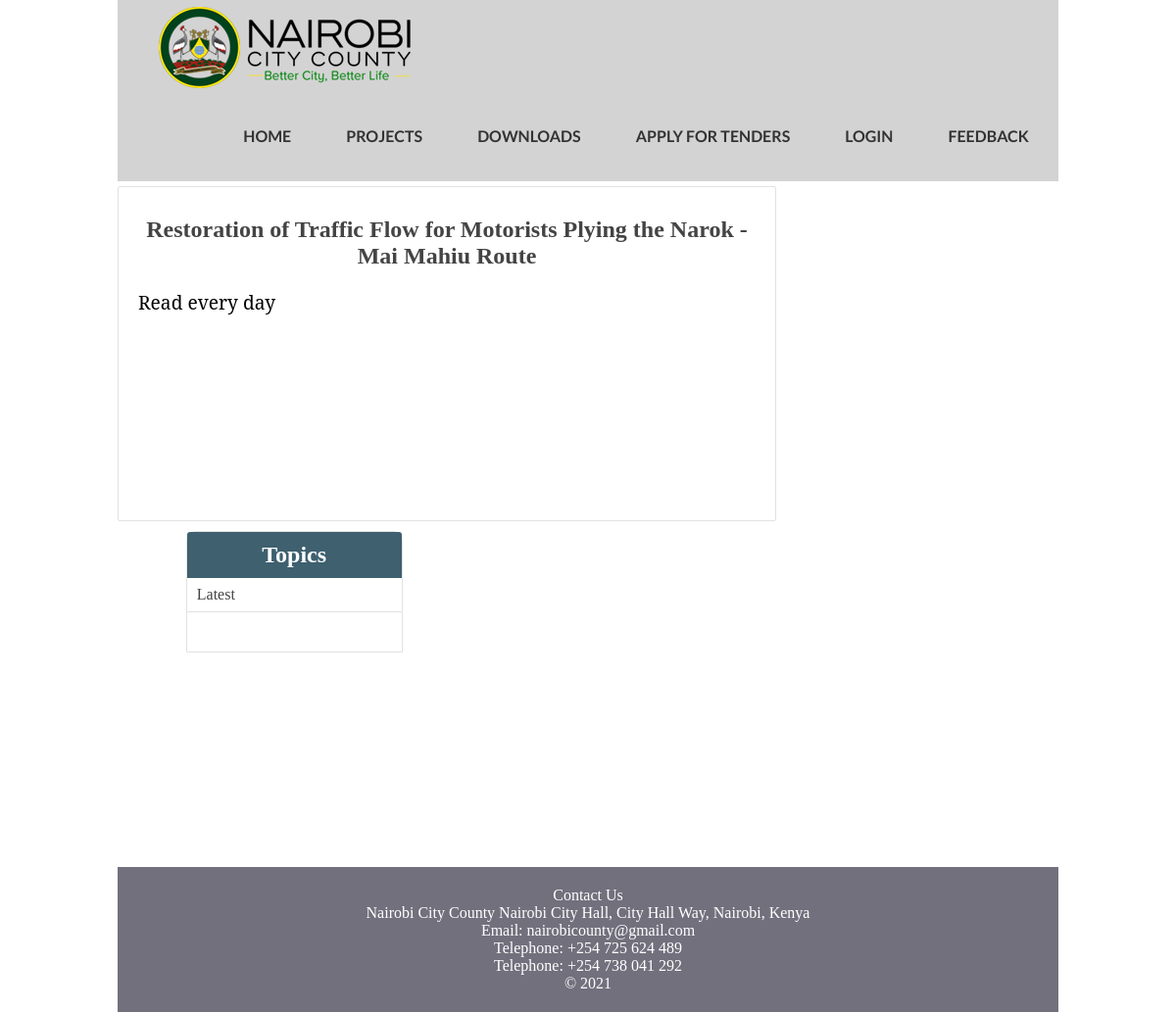
The page /single_posts.php?post-slug=5-habits-that-can-improve-your-life on the database its author committed.
### tables this page shows
CREATE TABLE `posts` (
  `id` int(11) NOT NULL,
  `user_id` int(11) DEFAULT NULL,
  `title` varchar(255) NOT NULL,
  `slug` varchar(255) NOT NULL,
  `views` int(11) NOT NULL DEFAULT 0,
  `image` varchar(255) NOT NULL,
  `body` text NOT NULL,
  `published` tinyint(1) NOT NULL,
  `created_at` timestamp NOT NULL DEFAULT current_timestamp() ON UPDATE current_timestamp(),
  `updated_at` datetime NOT NULL
);

CREATE TABLE `topics` (
  `id` int(11) NOT NULL,
  `name` varchar(255) NOT NULL,
  `slug` varchar(255) NOT NULL
);

### functions.php (called while the page is built, shortened)
<?php
function getPostTopic($post_id){
	global $conn;
	$sql = "SELECT * FROM topics WHERE id=
			(SELECT topic_id FROM post_topic WHERE post_id=$post_id) LIMIT 1";
	$result = mysqli_query($conn, $sql);
	$topic = mysqli_fetch_assoc($result);
	return $topic;
}
function getPost($slug){
	global $conn;
	$post_slug = $_GET['post-slug'];
	$sql = "SELECT * FROM posts WHERE slug='$post_slug' AND published=true";
	$result = mysqli_query($conn, $sql);
	$post = mysqli_fetch_assoc($result);
	if ($post) {
		$post['topic'] = getPostTopic($post['id']);
	}
	return $post;
}
function getAllTopics()
{
	global $conn;
	$sql = "SELECT * FROM topics";
	$result = mysqli_query($conn, $sql);
	$topics = mysqli_fetch_all($result, MYSQLI_ASSOC);
	return $topics;
}
?>

### single_posts.php (the view, shortened to what this page needs)
<?php  include('config.php');
include('functions.php');
 include('head_section.php');
	if (isset($_GET['post-slug'])) {
		$post = getPost($_GET['post-slug']);
	}
	$topics = getAllTopics();
?>
</head>
<body>
<div class="container">
		<?php include( ROOT_PATH . '/navbar.php'); ?>
	<div class="content" >
		<div class="post-wrapper">
			<div class="full-post-div">
			<?php if ($post['published'] == false): ?>
				<h2 class="post-title">Sorry... This post has not been published</h2>
			<?php else: ?>
				<h2 class="post-title"><?php echo $post['title']; ?></h2>
				<div class="post-body-div">
					<?php echo html_entity_decode($post['body']); ?>
				</div>
			<?php endif ?>
			</div>
		</div>
		<div class="post-sidebar">
			<div class="card">
				<div class="card-header">
					<h2>Topics</h2>
				</div>
				<div class="card-content">
					<?php foreach ($topics as $topic): ?>
						<a
							href="<?php echo 'filtered_posts.php?topic=' . $topic['id'] ?>">
							<?php echo $topic['name']; ?>
						</a>
					<?php endforeach ?>
				</div>
			</div>
		</div>
	</div>
</div>
<?php include( ROOT_PATH . '/footer.php'); ?>

### style.css (style rules this page uses)
* { margin: 0px; padding: 0px; }
html { height: 100%; box-sizing: border-box; }
body { position: relative; margin: 0; padding-bottom: 6rem; min-height: 100%; }
h1, h2, h3, h4, h5, h6 { color: #444; }
a { text-decoration: none; }
.container { width: 80%; margin: 0px auto; }
.content { margin: 5px auto; border-radius: 5px; min-height: 400px; }
.content:after { content: ""; display: block; clear: both; }
.content .post-wrapper { width: 70%; float: left; min-height: 250px; }
.full-post-div { min-height: 300px; padding: 20px; border: 1px solid #e4e1e1; border-radius: 2px; }
.full-post-div h2.post-title { margin: 10px auto 20px; text-align: center; }
.post-body-div { font-family: 'Noto Serif', serif; font-size: 1.2em; }
.post-sidebar { width: 24%; float: left; margin-left: 65px; min-height: 400px; }
.post-sidebar .card { width: 95%; margin: 10px auto; border: 1px solid #e4e1e1; border-radius: 10px 10px 0px 0px; padding-bottom: 40px; }
.post-sidebar .card .card-header { padding: 10px; text-align: center; border-radius: 3px 3px 0px 0px; background: #3E606F; }
.post-sidebar .card .card-header h2 { color: white; }
.post-sidebar .card .card-content a { display: block; box-sizing: border-box; padding: 8px 10px; border-bottom: 1px solid #e4e1e1; color: #444; }

### rows shown on the page
posts: title "Restoration of Traffic Flow for Motorists Plying the Narok - Mai Mahiu Route", body "Read every day"
topics: name "Latest"
